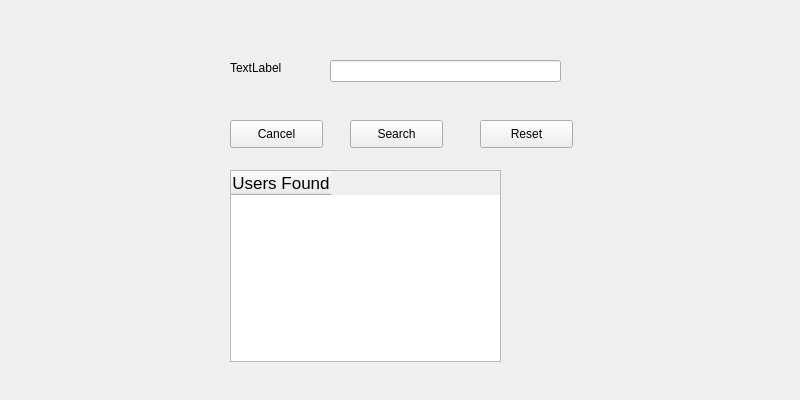
<?xml version="1.0" encoding="UTF-8"?>
<ui version="4.0">
 <class>SearchWidget</class>
 <widget class="QWidget" name="SearchWidget">
  <property name="geometry">
   <rect>
    <x>0</x>
    <y>0</y>
    <width>800</width>
    <height>400</height>
   </rect>
  </property>
  <property name="windowTitle">
   <string>Form</string>
  </property>
  <widget class="QLineEdit" name="searchLe">
   <property name="geometry">
    <rect>
     <x>330</x>
     <y>60</y>
     <width>231</width>
     <height>22</height>
    </rect>
   </property>
  </widget>
  <widget class="QPushButton" name="searchBut">
   <property name="geometry">
    <rect>
     <x>350</x>
     <y>120</y>
     <width>93</width>
     <height>28</height>
    </rect>
   </property>
   <property name="text">
    <string>Search</string>
   </property>
  </widget>
  <widget class="QPushButton" name="resetBut">
   <property name="geometry">
    <rect>
     <x>480</x>
     <y>120</y>
     <width>93</width>
     <height>28</height>
    </rect>
   </property>
   <property name="text">
    <string>Reset</string>
   </property>
  </widget>
  <widget class="QPushButton" name="cancelBut">
   <property name="geometry">
    <rect>
     <x>230</x>
     <y>120</y>
     <width>93</width>
     <height>28</height>
    </rect>
   </property>
   <property name="text">
    <string>Cancel</string>
   </property>
  </widget>
  <widget class="QLabel" name="label">
   <property name="geometry">
    <rect>
     <x>230</x>
     <y>60</y>
     <width>55</width>
     <height>16</height>
    </rect>
   </property>
   <property name="text">
    <string>TextLabel</string>
   </property>
  </widget>
  <widget class="QTableWidget" name="tableWidget">
   <property name="geometry">
    <rect>
     <x>230</x>
     <y>170</y>
     <width>271</width>
     <height>192</height>
    </rect>
   </property>
   <column>
    <property name="text">
     <string>Users Found</string>
    </property>
    <property name="font">
     <font>
      <pointsize>13</pointsize>
     </font>
    </property>
   </column>
  </widget>
 </widget>
 <resources/>
 <connections/>
</ui>
